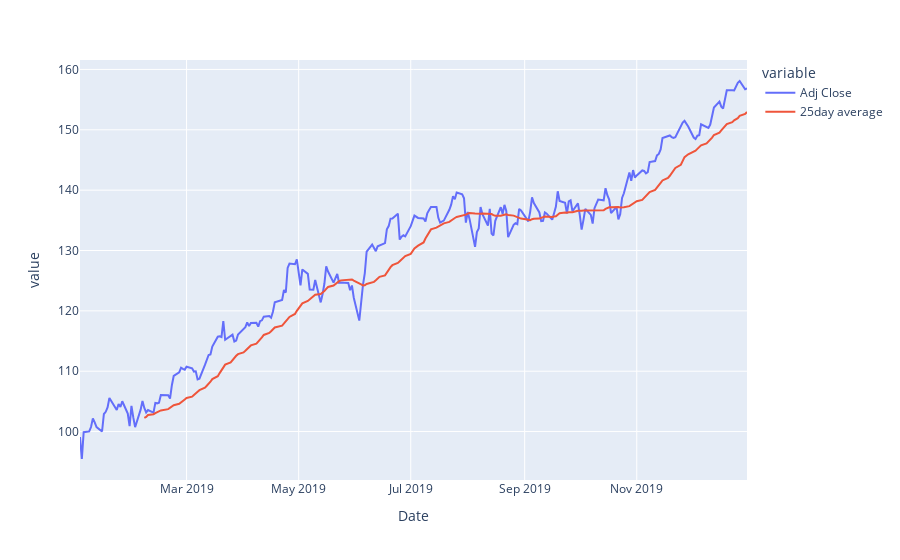

The cell this chart's notebook holds for it:
### Markdown cell above
## Rolling Windows

### Code cell
# Plot the moving average for MSFT with data from 2019
msft19 = msft.loc["2019", ["Adj Close"]].copy()

# Add the 25 day moving average as a new column to the DataFrame
msft19.loc[:, "25day average"] = msft19["Adj Close"].rolling(25).mean()
msft19.plot()

### Figure 1 — Plotly figure (JSON) as saved in the notebook; plotly's stock layout.template omitted (floating-point values rounded to 4 significant figures; data arrays with more than 128 entries replaced by an {"elided": "..."} marker saying what was removed)
{"data": [{"hovertemplate": "variable=Adj Close<br>Date=%{x}<br>value=%{y}<extra></extra>", "legendgroup": "Adj Close", "line": {"color": "#636efa", "dash": "solid"}, "marker": {"symbol": "circle"}, "mode": "lines", "name": "Adj Close", "orientation": "v", "showlegend": true, "type": "scatter", "x": {"elided": "252 str values"}, "xaxis": "x", "y": {"elided": "252 float values"}, "yaxis": "y"}, {"hovertemplate": "variable=25day average<br>Date=%{x}<br>value=%{y}<extra></extra>", "legendgroup": "25day average", "line": {"color": "#EF553B", "dash": "solid"}, "marker": {"symbol": "circle"}, "mode": "lines", "name": "25day average", "orientation": "v", "showlegend": true, "type": "scatter", "x": {"elided": "252 str values"}, "xaxis": "x", "y": {"elided": "252 float values"}, "yaxis": "y"}], "layout": {"legend": {"title": {"text": "variable"}, "tracegroupgap": 0}, "margin": {"t": 60}, "xaxis": {"anchor": "y", "domain": [0, 1], "title": {"text": "Date"}}, "yaxis": {"anchor": "x", "domain": [0, 1], "title": {"text": "value"}}}}
